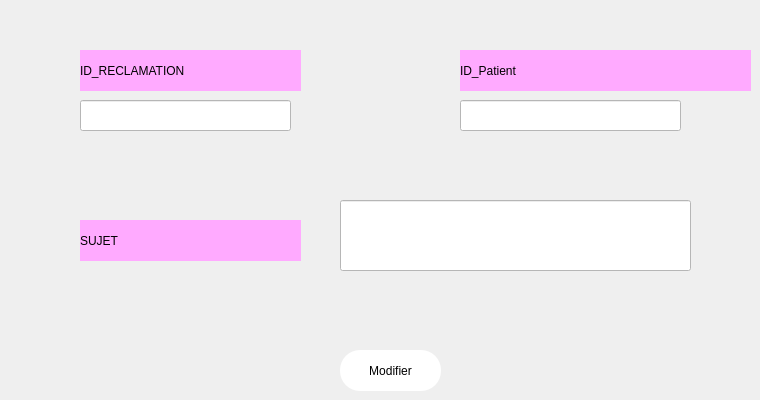
      <widget class="QWidget" name="tab_19">
       <attribute name="title">
        <string>modification</string>
       </attribute>
       <widget class="QPushButton" name="pushButton_Modifier_3">
        <property name="geometry">
         <rect>
          <x>340</x>
          <y>350</y>
          <width>101</width>
          <height>41</height>
         </rect>
        </property>
        <property name="styleSheet">
         <string notr="true">border-radius:20px;
background-color: rgb(255, 255, 255);</string>
        </property>
        <property name="text">
         <string>Modifier</string>
        </property>
       </widget>
       <widget class="QLineEdit" name="lineEditNom_12">
        <property name="geometry">
         <rect>
          <x>80</x>
          <y>100</y>
          <width>211</width>
          <height>31</height>
         </rect>
        </property>
        <property name="styleSheet">
         <string notr="true">background-color: rgb(255, 255, 255);</string>
        </property>
       </widget>
       <widget class="QLabel" name="label_49">
        <property name="geometry">
         <rect>
          <x>460</x>
          <y>50</y>
          <width>291</width>
          <height>41</height>
         </rect>
        </property>
        <property name="styleSheet">
         <string notr="true">background-color: rgb(255, 255, 255);
background-color: rgb(255, 170, 255);</string>
        </property>
        <property name="text">
         <string>ID_Patient</string>
        </property>
       </widget>
       <widget class="QLineEdit" name="lineEditPrenom_8">
        <property name="geometry">
         <rect>
          <x>340</x>
          <y>200</y>
          <width>351</width>
          <height>71</height>
         </rect>
        </property>
        <property name="styleSheet">
         <string notr="true">background-color: rgb(255, 255, 255);</string>
        </property>
       </widget>
       <widget class="QLabel" name="label_46">
        <property name="geometry">
         <rect>
          <x>80</x>
          <y>50</y>
          <width>221</width>
          <height>41</height>
         </rect>
        </property>
        <property name="styleSheet">
         <string notr="true">background-color: rgb(255, 255, 255);
background-color: rgb(255, 170, 255);</string>
        </property>
        <property name="text">
         <string>ID_RECLAMATION</string>
        </property>
       </widget>
       <widget class="QLabel" name="label_63">
        <property name="geometry">
         <rect>
          <x>80</x>
          <y>220</y>
          <width>221</width>
          <height>41</height>
         </rect>
        </property>
        <property name="styleSheet">
         <string notr="true">background-color: rgb(255, 255, 255);
background-color: rgb(255, 170, 255);</string>
        </property>
        <property name="text">
         <string>SUJET</string>
        </property>
       </widget>
       <widget class="QLineEdit" name="lineEditTel_3">
        <property name="geometry">
         <rect>
          <x>460</x>
          <y>100</y>
          <width>221</width>
          <height>31</height>
         </rect>
        </property>
        <property name="styleSheet">
         <string notr="true">background-color: rgb(255, 255, 255);</string>
        </property>
       </widget>
      </widget>
